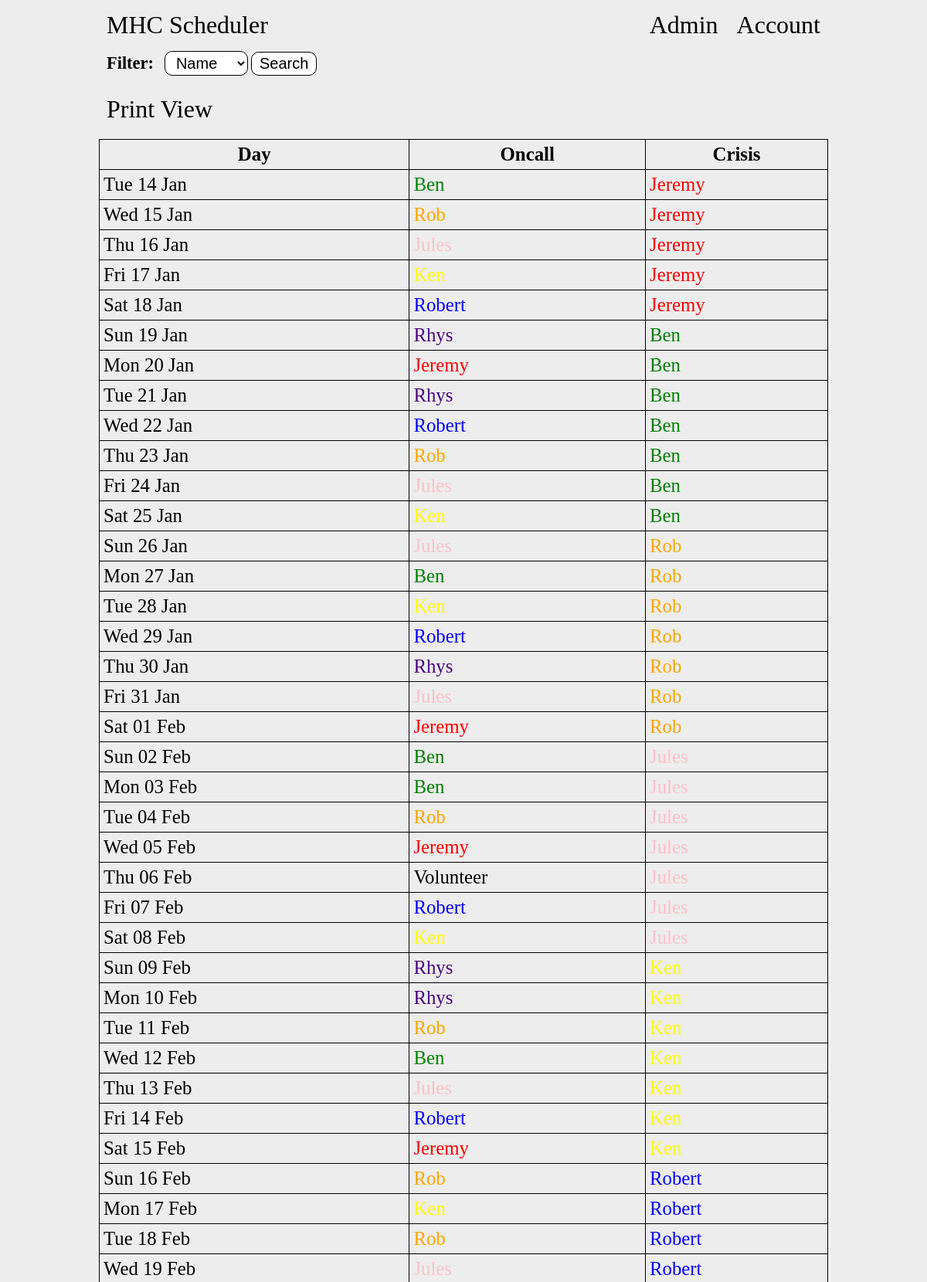
/ (signed in, upper part), run on the app's committed database.
### tables this page shows
CREATE TABLE days (id INTEGER NOT NULL, person_id INTEGER NOT NULL, date VARCHAR(255) NOT NULL, crisis_id INTEGER, completed bool, PRIMARY KEY(id), FOREIGN KEY (person_id) REFERENCES people(id));

CREATE TABLE people (id INTEGER NOT NULL, name varchar(255) NOT NULL, admin bool NOT NULL, diff int NOT NULL, password varchar(255), email varchar(255), sessions bit(10), weight INTEGER, end_diff int, color varchar(255), active BOOL, activate_date varchar(255), finish_date varchar(255), PRIMARY KEY (id));

### app.py (the view)
@app.route("/", methods=["GET"])
def index():
    con = sqlite3.connect("main.db")
    con.row_factory = sqlite3.Row
    cur = con.cursor()
    cur.execute("SELECT name, id FROM people;")
    rows = cur.fetchall()
    peopleData = [dict(row) for row in rows]
    if request.args.get('person'):
        person = request.args.get('person') # Filter days so that only the selected person shows
        cur.execute("SELECT days.date, p1.id AS oncallId, p1.name AS oncall, p1.color AS oncallColor, p2.name AS crisis, p2.color AS crisisColor FROM days LEFT JOIN people p1 ON days.person_id = p1.id JOIN people p2 ON days.crisis_id = p2.id WHERE (days.person_id = ? OR days.crisis_id = ?) AND days.completed = 0 ORDER BY days.id ASC", (person,person))
    else: # Display all days
        cur.execute("SELECT date, p1.id AS oncallId, p1.name AS oncall, p1.color AS oncallColor, p2.name AS crisis, p2.color AS crisisColor FROM days LEFT JOIN people p1 ON days.person_id = p1.id JOIN people p2 ON days.crisis_id = p2.id AND days.completed = 0 ORDER BY days.id ASC")
    rows = cur.fetchall()
    daysData = [dict(row) for row in rows]
    for day in daysData:
        day['date'] = format_date(day['date'])
    con.close()
    if session.get("admin") != None:
        adminPerms = session['admin']
        if adminPerms == 1:
            return render_template('index.html', people=peopleData, days=daysData, accountLink="./signin", controlText="Admin", controlLink="./account")
        else:
            return render_template('index.html', people=peopleData, days=daysData, accountLink="./signin", controlText="Swaps", controlLink="./account")
    else:
        return render_template('index.html', people=peopleData, days=daysData, accountLink="./signin")

### app.py (called while the page is built)
def format_date(date_str):
    date_obj = datetime.strptime(date_str, "%Y-%m-%d")
    return date_obj.strftime("%a %d %b")

@app.after_request
def add_header(response):
    response.headers["Cache-Control"] = "no-store, no-cache, must-revalidate, post-check=0, pre-check=0, max-age=0"
    response.headers["Pragma"] = "no-cache"
    response.headers["Expires"] = "0"
    return response

### templates/index.html (shortened to what this page needs)
{% extends "base.html" %}
{% block body %}
<nav>
    <a href="./">MHC Scheduler</a>
    <div>
        {% if controlText is defined %}
        <a href="{{ controlLink }}">{{ controlText }}</a>
        {% endif %}
        <a href="signin">Account</a>
    </div>
</nav>
<main>
    <form method="get">
        <label for="filter">Filter: </label>
        <select name="person" id="filter">
            <option disabled selected>Name</option>
        </select>
        <input type="submit" value="Search">
    </form>
    <a href="./print" class="print">Print View</a>
    <table class="hiddenPrint">
        <tr>
            <th>Day</th>
            <th>Oncall</th>
            <th>Crisis</th>
        </tr>
        {% for day in days %}
        <tr>
            <td>{{ day['date'] }}</td>
            {% if day['oncall'] != None %}
            <td style="color: {{ day['oncallColor'] }}">{{ day['oncall'] }}</td>
            {% else %}
            <td>Volunteer</td>
            {% endif %}
            <td style="color: {{ day['crisisColor'] }}">{{ day['crisis'] }}</td>
        </tr>
        {% endfor %}
    </table>
</main>
{% endblock %}

### static/main.css (style rules this page uses)
body { background-color: rgb(237, 237, 237); padding: 0 10%; font-family:'Times New Roman', Times, serif; }
nav { color: black; display: flex; flex-direction: row; justify-content: space-between; align-items: center; height: 6vh; }
.print, nav a { color: black; text-decoration: none; padding: 10px; font-size: 2rem; border-radius: 10px; }
label, select, input, button, form a { display: inline-block; font-size: 1.25rem; padding: 3px 10px; border-radius: 10px; }
label { font-weight: bold; font-size: 1.4rem; }
select, input, button, form a { background-color: white; border: 1px solid black; }
form { margin: 10px 0 20px 0; }
form input { margin-bottom: 5px; }
table { width: 100%; margin: 10px 0; }
th, td { padding: 5px; font-size: 1.55rem; }
table, th, td { border: 1px solid black; border-collapse: collapse; }
.hiddenPrint { display: table; }
.hiddenPrint { margin-top: 20px; }

### static/print.css (style rules this page uses)
nav, a { display: none; }

### data on the page
days: date "Tue 14 Jan", oncall "Ben", crisis "Jeremy"
days: date "Wed 15 Jan", oncall "Rob", crisis "Jeremy"
days: date "Thu 16 Jan", oncall "Jules", crisis "Jeremy"
days: date "Fri 17 Jan", crisis "Jeremy"
days: date "Sat 18 Jan", oncall "Robert", crisis "Jeremy"
days: date "Sun 19 Jan", oncall "Rhys", crisis "Ben"
days: date "Mon 20 Jan", oncall "Jeremy", crisis "Ben"
days: date "Tue 21 Jan", oncall "Rhys", crisis "Ben"
days: date "Wed 22 Jan", oncall "Robert", crisis "Ben"
days: date "Thu 23 Jan", oncall "Rob", crisis "Ben"
days: date "Fri 24 Jan", oncall "Jules", crisis "Ben"
days: date "Sat 25 Jan", crisis "Ben"
days: date "Sun 26 Jan", oncall "Jules", crisis "Rob"
days: date "Mon 27 Jan", oncall "Ben", crisis "Rob"
days: date "Tue 28 Jan", crisis "Rob"
days: date "Wed 29 Jan", oncall "Robert", crisis "Rob"
days: date "Thu 30 Jan", oncall "Rhys", crisis "Rob"
days: date "Fri 31 Jan", oncall "Jules", crisis "Rob"
days: date "Sat 01 Feb", oncall "Jeremy", crisis "Rob"
days: date "Sun 02 Feb", oncall "Ben", crisis "Jules"
days: date "Mon 03 Feb", oncall "Ben", crisis "Jules"
days: date "Tue 04 Feb", oncall "Rob", crisis "Jules"
days: date "Wed 05 Feb", oncall "Jeremy", crisis "Jules"
days: date "Thu 06 Feb", shows "Volunteer", crisis "Jules"
days: date "Fri 07 Feb", oncall "Robert", crisis "Jules"
days: date "Sat 08 Feb", crisis "Jules"
days: date "Sun 09 Feb", oncall "Rhys"
days: date "Mon 10 Feb", oncall "Rhys"
days: date "Tue 11 Feb", oncall "Rob"
days: date "Wed 12 Feb", oncall "Ben"
days: date "Thu 13 Feb", oncall "Jules"
days: date "Fri 14 Feb", oncall "Robert"
days: date "Sat 15 Feb", oncall "Jeremy"
days: date "Sun 16 Feb", oncall "Rob", crisis "Robert"
days: date "Mon 17 Feb", crisis "Robert"
days: date "Tue 18 Feb", oncall "Rob", crisis "Robert"
days: date "Wed 19 Feb", oncall "Jules", crisis "Robert"

### other printed values
{{ controlText }} "Admin"
